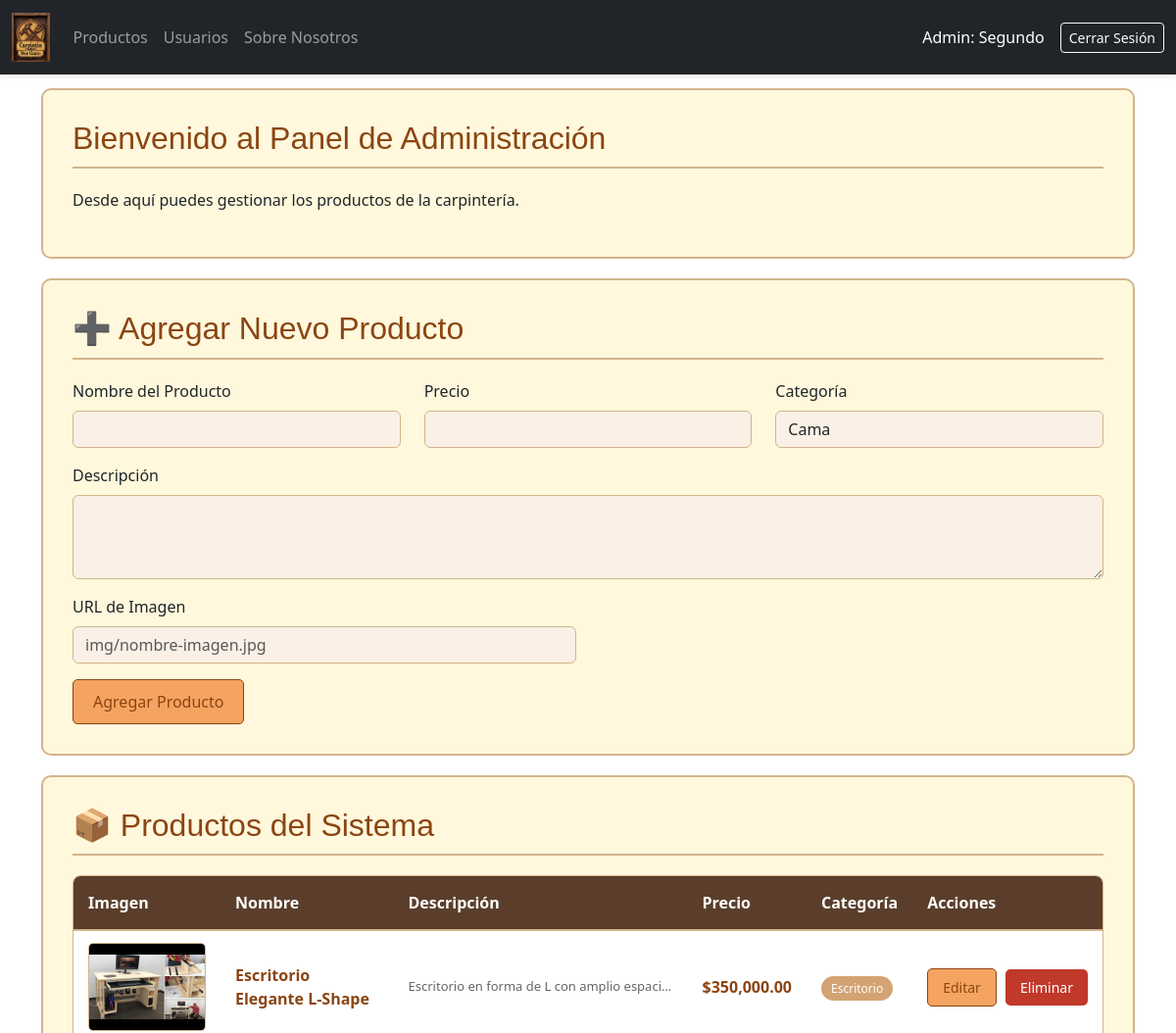
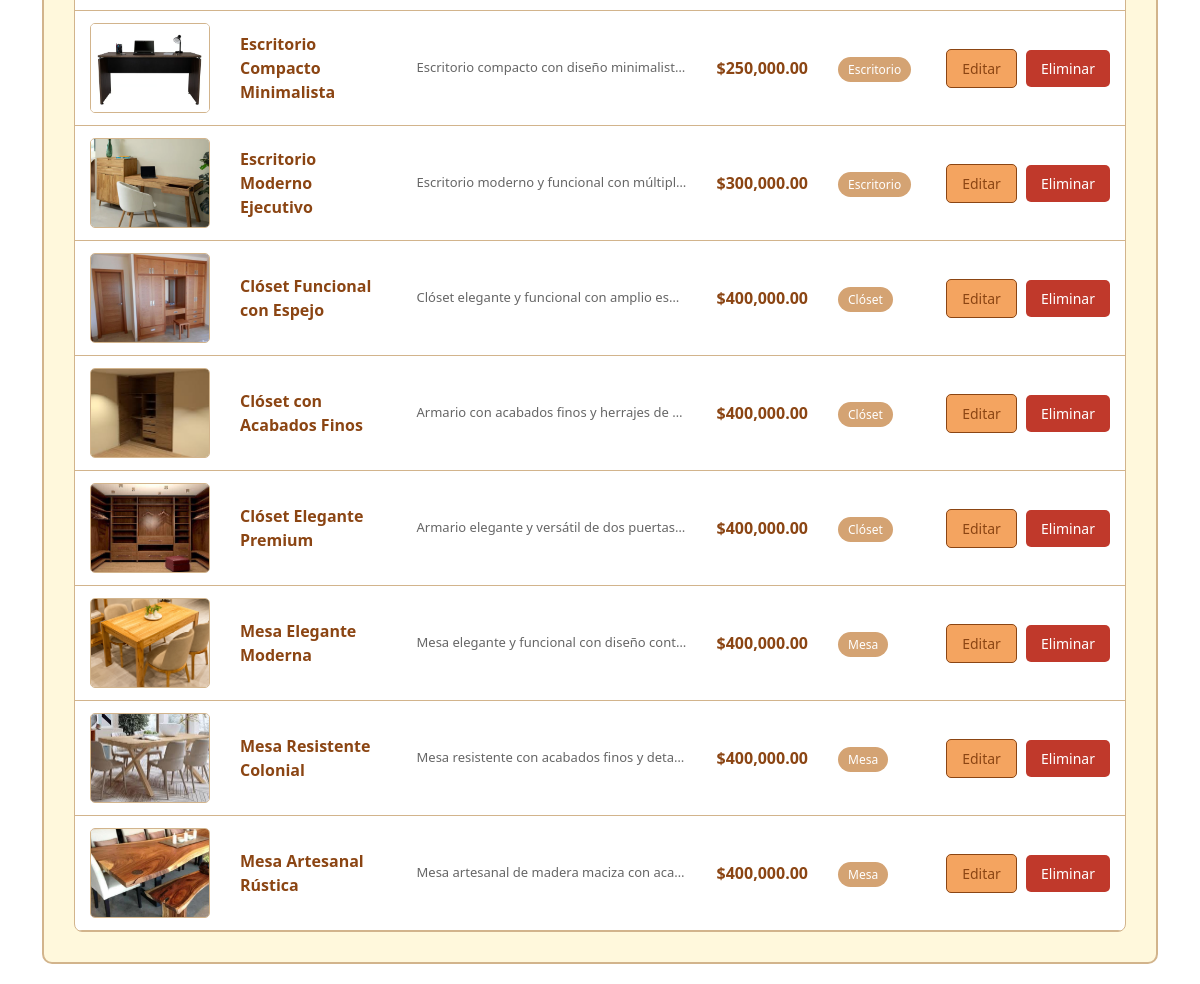
The page /backend/php/admin/index.php (signed in) on the database its author committed (2 pictures, top to bottom).
### tables this page shows
CREATE TABLE productos (
    id INT AUTO_INCREMENT PRIMARY KEY,
    nombre VARCHAR(255) NOT NULL,
    descripcion TEXT,
    precio DECIMAL(10, 2) NOT NULL,
    precio_descuento DECIMAL(10, 2) DEFAULT NULL,
    imagen VARCHAR(255),
    categoria_id INT NOT NULL,
    stock INT DEFAULT 0,
    material VARCHAR(100),
    dimensiones VARCHAR(100),  
    peso DECIMAL(8, 2),  
    activo BOOLEAN DEFAULT TRUE,
    destacado BOOLEAN DEFAULT FALSE,
    created_at TIMESTAMP DEFAULT CURRENT_TIMESTAMP,
    updated_at TIMESTAMP DEFAULT CURRENT_TIMESTAMP ON UPDATE CURRENT_TIMESTAMP,
    FOREIGN KEY (categoria_id) REFERENCES categorias(id) ON DELETE RESTRICT,
    INDEX idx_categoria (categoria_id),
    INDEX idx_precio (precio),
    INDEX idx_activo (activo),
    INDEX idx_destacado (destacado)
);

CREATE TABLE categorias (
    id INT AUTO_INCREMENT PRIMARY KEY,
    nombre VARCHAR(100) NOT NULL UNIQUE,
    descripcion TEXT,
    icono VARCHAR(255),
    activo BOOLEAN DEFAULT TRUE,
    created_at TIMESTAMP DEFAULT CURRENT_TIMESTAMP,
    updated_at TIMESTAMP DEFAULT CURRENT_TIMESTAMP ON UPDATE CURRENT_TIMESTAMP
);

### backend/php/admin/index.php (the view, shortened to what this page needs)
<?php
require_once '../config/db.php';
$producto_editar = null;
$stmt = $pdo->query("SELECT * FROM categorias WHERE activo = 1 ORDER BY nombre");
$categorias = $stmt->fetchAll();
$stmt = $pdo->query("
    SELECT p.*, c.nombre as categoria
    FROM productos p
    LEFT JOIN categorias c ON p.categoria_id = c.id
    WHERE p.activo = 1
    ORDER BY p.id DESC
");
$productos = $stmt->fetchAll();
?>
<!DOCTYPE html>
<html lang="es">
<head>
    <link rel="stylesheet" href="../../../frontend/css/producto_estile.css">
    <link href="https://cdn.jsdelivr.net/npm/bootstrap@5.3.3/dist/css/bootstrap.min.css" rel="stylesheet">
</head>
<body>
    <header>
        <nav class="navbar navbar-expand-sm navbar-dark bg-dark">
            <div class="container-fluid">
                <a class="navbar-brand" href="../../../backend/php/admin/index.html">
                    <img class="foto" src="../../../frontend/views/Carpintin-Don-Gusto/img/logo.jpg" alt="Logotipo" style="height: 50px;">
                </a>
                <div class="collapse navbar-collapse" id="mynavbar">
                    <ul class="navbar-nav me-auto mb-2 mb-sm-0">
                        <li class="nav-item">
                            <a class="nav-link" href="index.php">Productos</a>
                        </li>
                        <li class="nav-item">
                            <a class="nav-link" href="usuarios.php">Usuarios</a>
                        </li>
                        <li class="nav-item">
                            <a class="nav-link" href="../../../backend\php\admin/sobre-nosotros.php">Sobre Nosotros</a>
                        </li>
                    </ul>
                    <div class="d-flex align-items-center">
                        <span class="text-white me-3">Admin: <?php echo htmlspecialchars($_SESSION['usuario_nombre']); ?></span>
                        <a href="logout.php" class="btn btn-outline-light btn-sm">Cerrar Sesión</a>
                    </div>
                </div>
            </div>
        </nav>
    </header>
    <div class="container">
        <div class="admin-section">
            <h2>Bienvenido al Panel de Administración</h2>
            <p>Desde aquí puedes gestionar los productos de la carpintería.</p>
        </div>
    </div>
    <div class="container">
        <div class="admin-section">
            <h2><?php echo $producto_editar ? '✏️ Editar Producto' : '➕ Agregar Nuevo Producto'; ?></h2>
            <form method="POST" action="">
                <div class="row">
                    <div class="col-md-4 mb-3">
                        <label for="nombre" class="form-label">Nombre del Producto</label>
                        <input type="text" class="form-control" id="nombre" name="nombre" required value="<?php echo htmlspecialchars($producto_editar['nombre'] ?? ''); ?>">
                    </div>
                    <div class="col-md-4 mb-3">
                        <label for="precio" class="form-label">Precio</label>
                        <input type="number" class="form-control" id="precio" name="precio" step="0.01" required value="<?php echo htmlspecialchars($producto_editar['precio'] ?? ''); ?>">
                    </div>
                    <div class="col-md-4 mb-3">
                        <label for="categoria" class="form-label">Categoría</label>
                        <select class="form-control" id="categoria" name="categoria">
                            <?php foreach ($categorias as $cat): ?>
                                <option value="<?php echo $cat['id']; ?>" <?php echo (isset($producto_editar['categoria_id']) && $producto_editar['categoria_id'] == $cat['id']) ? 'selected' : ''; ?>>
                                    <?php echo htmlspecialchars($cat['nombre']); ?>
                                </option>
                            <?php endforeach; ?>
                        </select>
                    </div>
                </div>
                <div class="mb-3">
                    <label for="descripcion" class="form-label">Descripción</label>
                    <textarea class="form-control" id="descripcion" name="descripcion" rows="3"><?php echo htmlspecialchars($producto_editar['descripcion'] ?? ''); ?></textarea>
                </div>
                <div class="row">
                    <div class="col-md-6 mb-3">
                        <label for="imagen" class="form-label">URL de Imagen</label>
                        <input type="text" class="form-control" id="imagen" name="imagen" placeholder="img/nombre-imagen.jpg" value="<?php echo htmlspecialchars($producto_editar['imagen'] ?? ''); ?>">
                    </div>
                </div>
                <button type="submit" class="btn btn-add"><?php echo $producto_editar ? 'Actualizar Producto' : 'Agregar Producto'; ?></button>
            </form>
        </div>
        <div class="admin-section">
            <h2>📦 Productos del Sistema</h2>
            <div class="table-container">
                <table class="product-table" id="productosTable">
                    <thead>
                        <tr>
                            <th>Imagen</th>
                            <th>Nombre</th>
                            <th>Descripción</th>
                            <th>Precio</th>
                            <th>Categoría</th>
                            <th>Acciones</th>
                        </tr>
                    </thead>
                        <tbody>
                            <?php if (count($productos) === 0): ?>
                                <tr>
                                    <td colspan="6" class="empty-state">No hay productos aún</td>
                                </tr>
                            <?php else: ?>
                                <?php foreach ($productos as $prod): ?>
                                    <tr>
                                        <td>
                                            <?php
                                            $imagen = $prod['imagen'] ?? '';
                                            $ruta_base = '../../../frontend/views/Carpintin-Don-Gusto/';
                                            if (!empty($imagen)) {
                                                if (str_starts_with($imagen, 'http')) {
                                                    $ruta_img = '';
                                                } else {
                                                    $ruta_img = $ruta_base;
                                                }
                                                $imagen = $ruta_img . $imagen;
                                            }
                                            ?>
                                            <img src="<?php echo $imagen ? htmlspecialchars($imagen) :'/frontend/views/Carpintin-Don-Gusto/img/logo.jpg'; ?>"
                                                alt="<?php echo htmlspecialchars($prod['nombre']); ?>">
                                        </td>
                                        <td class="nombre"><?php echo htmlspecialchars($prod['nombre']); ?></td>
                                        <td class="descripcion" title="<?php echo htmlspecialchars($prod['descripcion'] ?? ''); ?>">
                                            <?php echo htmlspecialchars($prod['descripcion'] ?? 'Sin descripción'); ?>
                                        </td>
                                        <td class="precio">$<?php echo number_format($prod['precio'], 2); ?></td>
                                        <td><span class="categoria"><?php echo htmlspecialchars($prod['categoria'] ?? 'General'); ?></span></td>
                                        <td class="actions">
                                            <a href="?editar=<?php echo $prod['id']; ?>" class="btn btn-edit">Editar</a>
                                            <a href="?eliminar=<?php echo $prod['id']; ?>" class="btn btn-delete"
                                            onclick="return confirm('¿Estás seguro de que deseas eliminar este producto?');">Eliminar</a>
                                        </td>
                                    </tr>
                                <?php endforeach; ?>
                            <?php endif; ?>
                        </tbody>
                </table>
            </div>
        </div>
    </div>
</body>
</html>

### frontend/css/producto_estile.css (style rules this page uses)
header { background-color: rgba(228, 182, 108, 0.954) !important; position: fixed !important; top: 0 !important; left: 0 !important; right: 0 !important; width: 100% !important; z-index: 9999 !important; box-shadow: 0 2px 5px rgba(0, 0, 0, 0.1) !important; }
body { padding-top: 70px !important; margin-top: 0 !important; }
.navbar { width: 100% !important; margin: 0 !important; }
.row { margin-top: 20px; }
header { margin-bottom: 20px; }

### backend/php/admin/index.php (style rules this page uses)
.admin-section { background-color: #FFF8DC; border: 2px solid #D2B48C; border-radius: 10px; padding: 30px; margin: 20px auto; max-width: 1400px; }
.admin-section h2 { color: #8B4513; font-family: 'Arial', sans-serif; border-bottom: 2px solid #D2B48C; padding-bottom: 10px; margin-bottom: 20px; }
.form-control { border: 1px solid #D2B48C; background-color: #FAF0E6; }
.btn-add { background-color: #F4A460; color: #8B4513; border: 1px solid #8B4513; padding: 10px 20px; font-size: 16px; border-radius: 5px; transition: background-color 0.3s ease, color 0.3s ease; }
.btn-edit { background-color: #F4A460; color: #8B4513; border: 1px solid #8B4513; padding: 8px 15px; font-size: 14px; border-radius: 5px; margin-right: 5px; text-decoration: none; }
.btn-delete { background-color: #c0392b; color: white; border: none; padding: 8px 15px; font-size: 14px; border-radius: 5px; text-decoration: none; }
.table-container { overflow-x: auto; background-color: white; border-radius: 8px; border: 1px solid #D2B48C; }
.product-table { width: 100%; border-collapse: collapse; margin: 0; }
.product-table thead { background-color: #5a3e2b; color: white; }
.product-table th { padding: 15px; text-align: left; font-weight: bold; border-bottom: 2px solid #D2B48C; }
.product-table td { padding: 12px 15px; border-bottom: 1px solid #D2B48C; vertical-align: middle; }
.product-table img { width: 120px; height: 90px; object-fit: cover; border-radius: 5px; border: 1px solid #D2B48C; }
.product-table .nombre { font-weight: bold; color: #8B4513; max-width: 200px; }
.product-table .descripcion { color: #666; font-size: 13px; max-width: 300px; overflow: hidden; text-overflow: ellipsis; white-space: nowrap; }
.product-table .precio { font-weight: bold; color: #8B4513; font-size: 16px; }
.product-table .categoria { background-color: #d4a373; color: white; padding: 4px 10px; border-radius: 15px; font-size: 12px; }
.product-table .actions { white-space: nowrap; }

### rows shown on the page
productos: shows a picture, nombre "Escritorio Elegante L-Shape", descripcion "Escritorio en forma de L con amplio espaci…", precio "350,000.00", categoria.nombre "Escritorio"
productos: shows a picture, nombre "Escritorio Compacto Minimalista", descripcion "Escritorio compacto con diseño minimalist…", precio "250,000.00", categoria.nombre "Escritorio"
productos: shows a picture, nombre "Escritorio Moderno Ejecutivo", descripcion "Escritorio moderno y funcional con múltipl…", precio "300,000.00", categoria.nombre "Escritorio"
productos: shows a picture, nombre "Clóset Funcional con Espejo", descripcion "Clóset elegante y funcional con amplio es…", precio "400,000.00", categoria.nombre "Clóset"
productos: shows a picture, nombre "Clóset con Acabados Finos", descripcion "Armario con acabados finos y herrajes de…", precio "400,000.00", categoria.nombre "Clóset"
productos: shows a picture, nombre "Clóset Elegante Premium", descripcion "Armario elegante y versátil de dos puertas…", precio "400,000.00", categoria.nombre "Clóset"
productos: shows a picture, nombre "Mesa Elegante Moderna", descripcion "Mesa elegante y funcional con diseño cont…", precio "400,000.00", categoria.nombre "Mesa"
productos: shows a picture, nombre "Mesa Resistente Colonial", descripcion "Mesa resistente con acabados finos y deta…", precio "400,000.00", categoria.nombre "Mesa"
productos: shows a picture, nombre "Mesa Artesanal Rústica", descripcion "Mesa artesanal de madera maciza con aca…", precio "400,000.00", categoria.nombre "Mesa"

### other values the page prints
$_SESSION['usuario_nombre'] "Segundo"
form field categoria "Cama"
